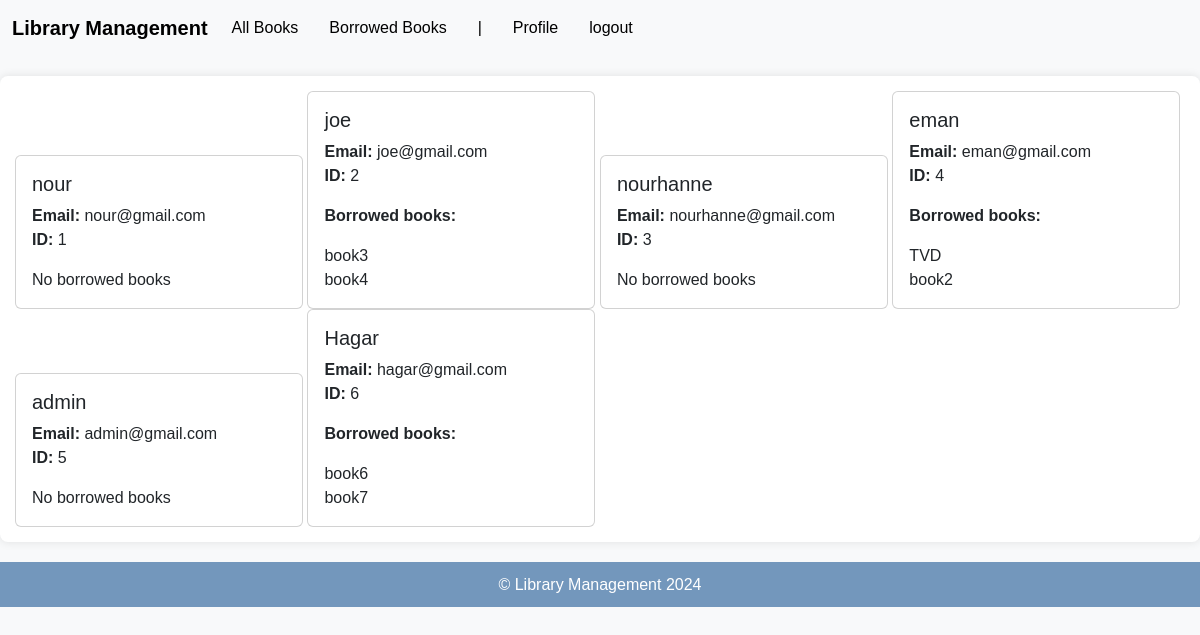
/accounts/users (signed in), run on the app's committed database.
### books/models.py (models this page shows, shortened)
class Book(models.Model):
    title = models.CharField(max_length=100)
    author = models.CharField(max_length=100)
    image = models.ImageField(upload_to="books/images", null=True)
    borrower = models.ForeignKey(User, on_delete=models.CASCADE, null=True)
    return_date = models.DateField(null=True)

### accounts/views.py (the view)
# urls.py: path("users", all_users, name="accounts.users"),
@login_required()
def all_users(request):
    users = User.objects.all()
    return render(request, "accounts/users.html", context={"users": users})

### templates/accounts/users.html (shortened to what this page needs)
{% extends 'layouts/base.html' %}
{% load static  %}
{% block content %}
<div>
    {% for std in users %}
        <div class="card" style="width: 18rem; height: inherit; display: inline-block; margin:auto;">
            <div class="card-body">
                <h5 class="card-title">{{std.username}}</h5>
                <p class="card-text">
                    <b>Email:</b> {{std.email}}<br>
                    <b>ID:</b> {{std.id}}
                </p>
                {% if std.book_set.all %}
                    <p class="card-text"><b>Borrowed books:</b></p>
                    {% for book in std.book_set.all %}
                        <li class="list-group-item">{{book.title}}</li>
                    {% endfor %}
                {% else %}
                        <p class="card-text">No borrowed books</p>
                {% endif %}
            </div>
        </div>
    {% endfor %}
</div>
{% endblock %}

### books/static/css/style.css (style rules this page uses)
body { font-family: 'Arial', sans-serif; background-color: #f8f9fa; color: #343a40; margin: 0; padding: 0; }

### data on the page
Book: title "book3"
Book: title "book4"
Book: title "TVD"
Book: title "book2"
Book: title "book6"
Book: title "book7"

### other printed values
{{ std.username }} "nour"
{{ std.email }} "nour@gmail.com"
{{ std.id }} "1"
{{ std.username }} "joe"
{{ std.email }} "joe@gmail.com"
{{ std.id }} "2"
{{ std.username }} "nourhanne"
{{ std.email }} "nourhanne@gmail.com"
{{ std.id }} "3"
{{ std.username }} "eman"
{{ std.email }} "eman@gmail.com"
{{ std.id }} "4"
{{ std.username }} "admin"
{{ std.email }} "admin@gmail.com"
{{ std.id }} "5"
